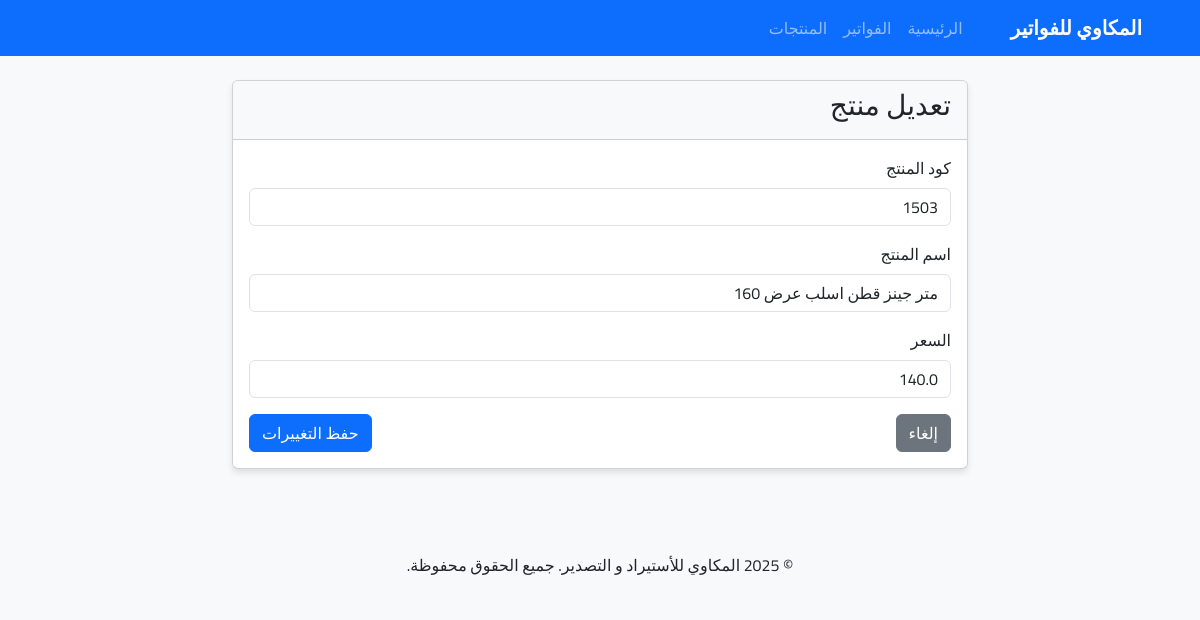
The page /products/edit/6 on the database its author committed.
### tables this page shows
CREATE TABLE products (
        id INTEGER PRIMARY KEY AUTOINCREMENT,
        code TEXT UNIQUE NOT NULL,
        name TEXT NOT NULL,
        price REAL NOT NULL
    );

### app.py (the view, shortened to what this page needs)
@app.route('/products/edit/<int:product_id>', methods=['GET', 'POST'])
def edit_product(product_id):
    product = database.get_product(product_id)
    return render_template('product_form.html', product=product)

### database.py (called while the page is built)
def get_db_connection():
    conn = sqlite3.connect(DB_PATH)
    conn.row_factory = sqlite3.Row
    return conn

def get_product(product_id):
    conn = get_db_connection()
    product = conn.execute('SELECT * FROM products WHERE id = ?', (product_id,)).fetchone()
    conn.close()
    return product

### templates/product_form.html (shortened to what this page needs)
{% extends 'base.html' %}
{% block content %}
<div class="row justify-content-center">
    <div class="col-md-8">
        <div class="card">
            <div class="card-header">
                <h3>{% if product %}تعديل منتج{% else %}إضافة منتج جديد{% endif %}</h3>
            </div>
            <div class="card-body">
                <form method="post">
                    <div class="mb-3">
                        <label for="code" class="form-label">كود المنتج</label>
                        <input type="text" class="form-control" id="code" name="code"
                               value="{{ product.code if product else '' }}" required>
                    </div>
                    <div class="mb-3">
                        <label for="name" class="form-label">اسم المنتج</label>
                        <input type="text" class="form-control" id="name" name="name"
                               value="{{ product.name if product else '' }}" required>
                    </div>
                    <div class="mb-3">
                        <label for="price" class="form-label">السعر</label>
                        <input type="number" class="form-control" id="price" name="price" step="0.01" min="0"
                               value="{{ product.price if product else '' }}" required>
                    </div>
                    <div class="d-flex justify-content-between">
                        <a href="{{ url_for('products') }}" class="btn btn-secondary">إلغاء</a>
                        <button type="submit" class="btn btn-primary">
                            {% if product %}حفظ التغييرات{% else %}إضافة المنتج{% endif %}
                        </button>
                    </div>
                </form>
            </div>
        </div>
    </div>
</div>
{% endblock %}

### templates/base.html (style rules this page uses)
body { font-family: 'Cairo', sans-serif; background-color: #f8f9fa; }
.card { box-shadow: 0 4px 6px rgba(0, 0, 0, 0.1); margin-bottom: 20px; }
.card-header { font-weight: bold; background-color: #f8f9fa; }

### rows shown on the page
products: code "1503", name "متر جينز قطن اسلب عرض 160", price "140.0"
